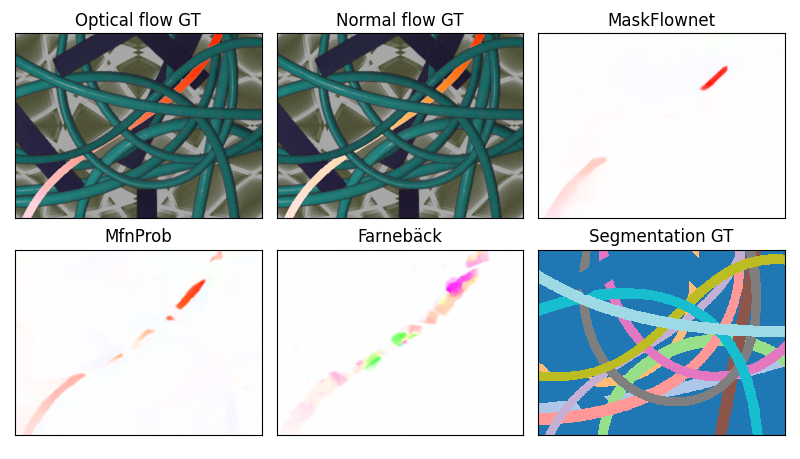
#> input picture images/flow_test_0006_381.png, 800 x 459 px, found by its file name
$ python show_flow.py images/flow_test_0006_381.png
#> lines starting #> are read from the running program, lines starting #| are printed output that depends on the picture
"""Show optical flow, normal flow and instance segmentation masks. CLI."""

import os
import argparse
import math

import numpy as np
from matplotlib import pyplot as plt
import cv2 as cv
import flow_vis


def test_normal_flow_magnitude(im_flow, im_normal_flow):
    if im_flow is None or im_normal_flow is None:
        return
    mag = np.linalg.norm(im_flow[...,0:2],axis=2)
    norm_mag = np.linalg.norm(im_normal_flow[...,0:2],axis=2)
    if not np.all(norm_mag<mag+1e-1):
        # Using 1e-1 tolerance because flow resolution in 16bit png is 1/64.
        print("WARNING/ERROR: Not all normal flow magnitudes are "
            "lower than or equal to their respective optical flow "
            "magnitudes!")


def flow_plot_single(
        ax, im_flow, im_rgb=None, max_mag=50, show_magnitude=False):
    if im_flow is None:
        return None
    if im_rgb is not None:
        im_rgb = im_rgb[...,0:3]
    alpha = 1.0
    mag = np.linalg.norm(im_flow[...,0:2], axis=2)
    if im_rgb is not None:
        fl = ax.imshow((im_rgb*0.66).astype(np.uint8))
        alpha = (mag > 0).astype(np.float32)
    if show_magnitude:
        fl = ax.imshow(
            mag, cmap='plasma', vmin=0, vmax=max_mag, alpha=alpha)
    else:
        im_flow_vis = flow_vis.flow_to_color(
            im_flow[...,0:2], convert_to_bgr=False)
        im_flow_vis_rgba = np.zeros((
            im_flow_vis.shape[0],
            im_flow_vis.shape[1],
            4,
            ), dtype=np.uint8)
        im_flow_vis_rgba[...,0:3] = im_flow_vis
        im_flow_vis_rgba[...,3] = 255*alpha
        fl = ax.imshow(im_flow_vis_rgba)
    #ax.axis('off')
    ax.set_xticks([])
    ax.set_yticks([])
    return fl


def show_images(
        im_flow, im_normal_flow, im_rgb=None, show_mask=True,
        show_magnitude=False, estimated_flows=None, est_titles=None,
        max_mag=50):
    test_normal_flow_magnitude(im_flow, im_normal_flow)
    n_extra_plots = 0
    if estimated_flows is not None:
        n_extra_plots = len(estimated_flows)
        assert(len(estimated_flows) == len(est_titles))
    n_plots = 2 + n_extra_plots
    if show_mask:
        n_plots += 1
    if n_plots <= 3:
        n_cols = n_plots
        n_rows = 1
    elif n_plots == 4:
        n_cols, n_rows = 2, 2
    else:
        n_cols = 3
        n_rows = math.ceil(n_plots/n_cols)
    fig, axs = plt.subplots(n_rows, n_cols)
    fig.set_size_inches(0.5+2.5*n_cols, 0.2+2.2*n_rows, forward=True)
    fl_1 = flow_plot_single(
        axs.flat[1], im_normal_flow, im_rgb, max_mag, show_magnitude)
    fl_0 = flow_plot_single(
        axs.flat[0], im_flow, im_rgb, max_mag, show_magnitude)
    if fl_0 is not None:
        fl = fl_0
    else:
        fl = fl_1
    axs.flat[0].set_title("Optical flow GT")
    axs.flat[1].set_title("Normal flow GT")
    if show_mask:
        mask = im_flow[...,2]
        print(np.unique(mask))
        axs.flat[-1].imshow(mask, cmap='tab20', interpolation='nearest')
        axs.flat[-1].set_title("Segmentation GT")
        axs.flat[-1].set_xticks([])
        axs.flat[-1].set_yticks([])
    if n_extra_plots > 0:
        ax_indices = [idx for idx in range(2, 2+n_extra_plots)]
        for idx, e_flow, tit in zip(ax_indices, estimated_flows, est_titles):
            fl_n = flow_plot_single(
                axs.flat[idx], e_flow, None, max_mag, show_magnitude)
            axs.flat[idx].set_title(tit)
    if show_magnitude and fl is not None:
        plt.subplots_adjust(left=0.1, bottom=0.1, right=0.9, top=0.9)
        cax = plt.axes([0.93, 0.1, 0.02, 0.8])
        plt.colorbar(fl, cax=cax)
    if not show_magnitude:
        plt.tight_layout()
    #plt.axis('off')
    plt.show()


def read_png_flow(fn_flow):
    im_flow = cv.imread(fn_flow, cv.IMREAD_UNCHANGED)
#> im_flow is the input picture: shape (459, 800, 4); mean B, G, R, A 197.5, 195.2, 183.8, 255
    if im_flow is None:
        raise RuntimeError(f"Cannot read flow image from {fn_flow}.")
    im_flow = im_flow[...,::-1]
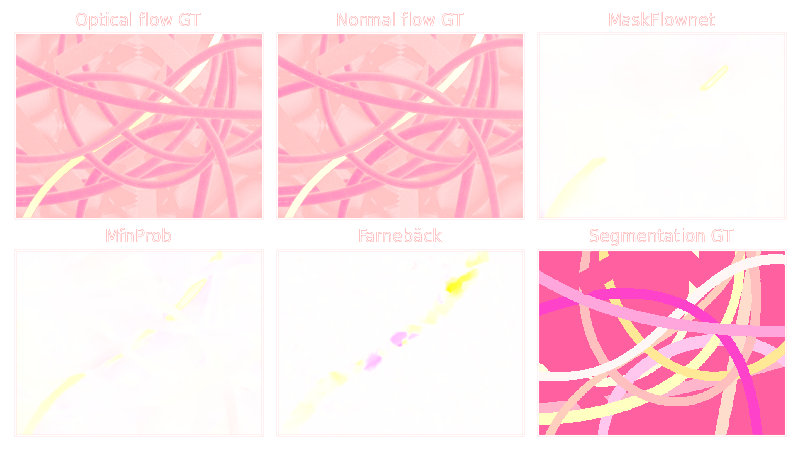
#> im_flow: shape (459, 800, 4); mean R, G, B, A 255, 183.8, 195.2, 197.5; transparent parts drawn white
    im_flow = im_flow.astype(np.float32)
    im_flow[...,0:2] = (im_flow[...,0:2] - 2**15)/64.0
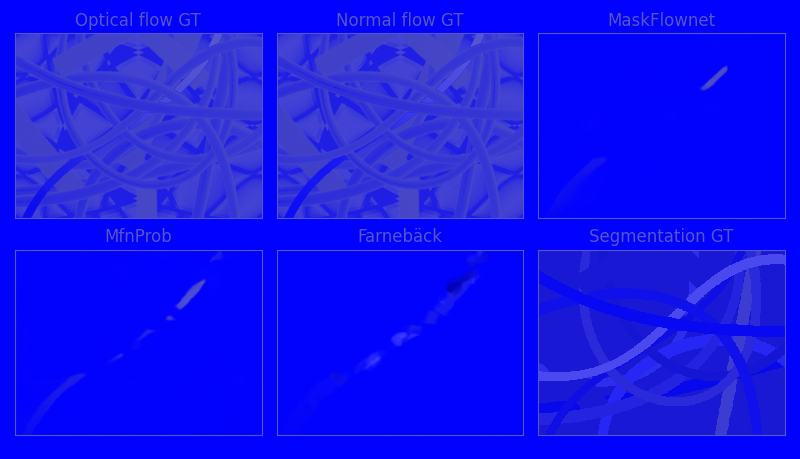
#> im_flow: shape (459, 800, 4) float32; mean R, G, B, A -510.6, -511.2, 195.6, 197.9; transparent parts drawn white
    return im_flow


def read_png_rgb(fn_rgb):
    im_rgb = cv.imread(fn_rgb, cv.IMREAD_UNCHANGED)
    im_rgb = im_rgb[...,::-1]
    return im_rgb


def infer_method_name(fn):
    if "farneback" in fn:
        return "Farnebäck"
    if "mfnprob" in fn:
        return "MfnProb"
    if "mfn" in fn:
        return "MaskFlownet"
    return "Estimate"


def show_files(
        fn_flow, fn_normal_flow, fn_rgb, show_mask, show_magnitude,
        fn_estimated_flows=None):
    im_flow = None
    im_normal_flow = None
    im_rgb = None
    if not fn_flow is None:
        im_flow = read_png_flow(fn_flow)
    if not fn_normal_flow is None:
        im_normal_flow = read_png_flow(fn_normal_flow)
    if fn_rgb is not None:
        im_rgb = read_png_rgb(fn_rgb)
    estimated_flows = None
    est_titles = None
    if fn_estimated_flows is not None:
        estimated_flows = []
        est_titles = []
        for fn in fn_estimated_flows:
            estimated_flows.append(read_png_flow(fn))
            est_titles.append(infer_method_name(fn))
    show_images(
        im_flow, im_normal_flow, im_rgb, show_mask, show_magnitude,
        estimated_flows, est_titles)
#> in test_normal_flow_magnitude, `mag = np.linalg.norm(im_flow[...,0:2],axis=2)`:
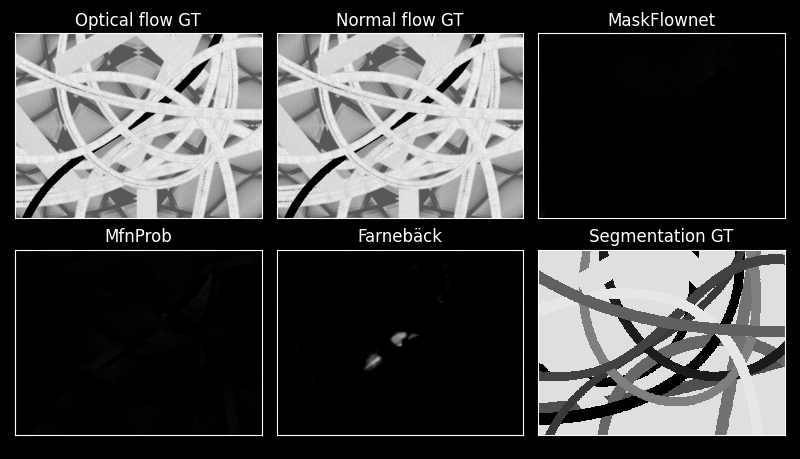
#> mag: shape (459, 800) float32; min 718.4, max 721.3, mean 719.2; drawn with min black and max white
#> in flow_plot_single, `im_rgb = im_rgb[...,0:3]`:
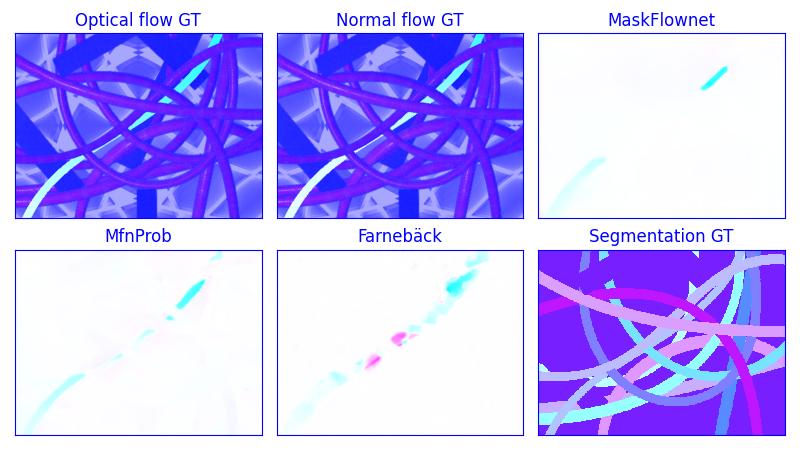
#> im_rgb: shape (459, 800, 3); mean of channels 0, 1, 2 255, 183.8, 195.2; drawn as B, G, R
#> in flow_plot_single, `alpha = (mag > 0).astype(np.float32)`: alpha: shape (459, 800) float32; every value is 1
#> (the call stopped at in flow_plot_single, `im_flow_vis = flow_vis.flow_to_color( im_flow[...,0:2], convert_to_bgr..`: flow_vis is not available in this run)


def main():
    parser = argparse.ArgumentParser(
        description=("Show optical flow, normal flow "
            "and instance segmentation masks."))
    parser.add_argument(
        "-nm", "--no-masks", action="store_false", dest="show_mask",
        default=True, help="do not show the instance segmentation masks")
    parser.add_argument(
        "-mag", "--magnitude", action="store_true", default=False,
        help="show flow magnitude instead of the flow vectors")
    parser.add_argument(
        "fn_rgba", default=None, type=str,
        help="input RGB(A) image file path")
    parser.add_argument(
        "-e", "--estimated", action="append", default=None, type=str,
        help="estimated flow png image file path")
    args = parser.parse_args()
    flow_type = "flow_first_back"
    dataset_root = os.path.dirname(
        os.path.dirname(os.path.dirname(args.fn_rgba)))
    sp = os.path.split(args.fn_rgba)
    assert(len(sp)==2)
    fn = sp[1]
    clip = os.path.split(sp[0])[1]
    fn_flow = os.path.join(dataset_root, flow_type, clip, fn)
    fn_normal_flow = os.path.join(dataset_root, "normal_"+flow_type, clip, fn)
    show_files(
        fn_flow, fn_normal_flow, args.fn_rgba, args.show_mask, args.magnitude,
        args.estimated)


if __name__=="__main__":
    main()
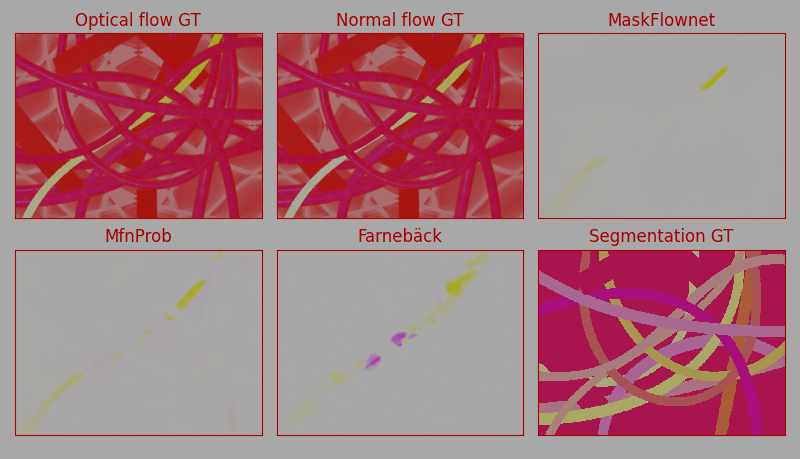
#> shown: shape (459, 800, 3); mean R, G, B 168, 120.8, 128.3
